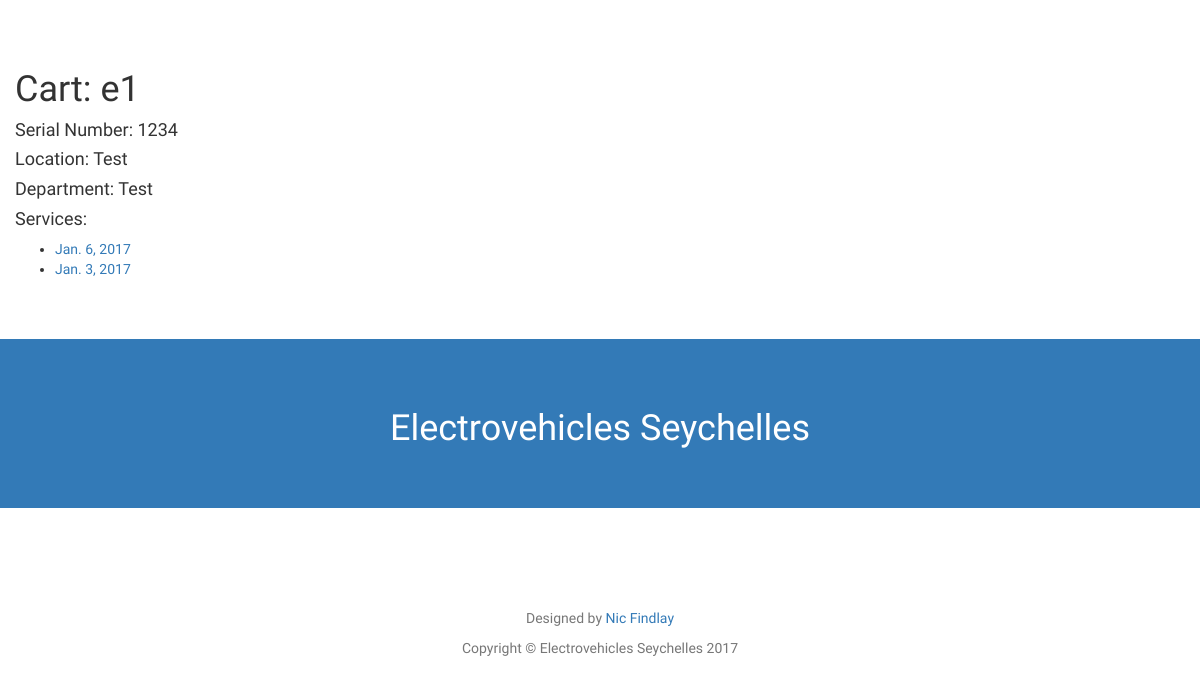
Page /1/e1/ on the earlier database version.
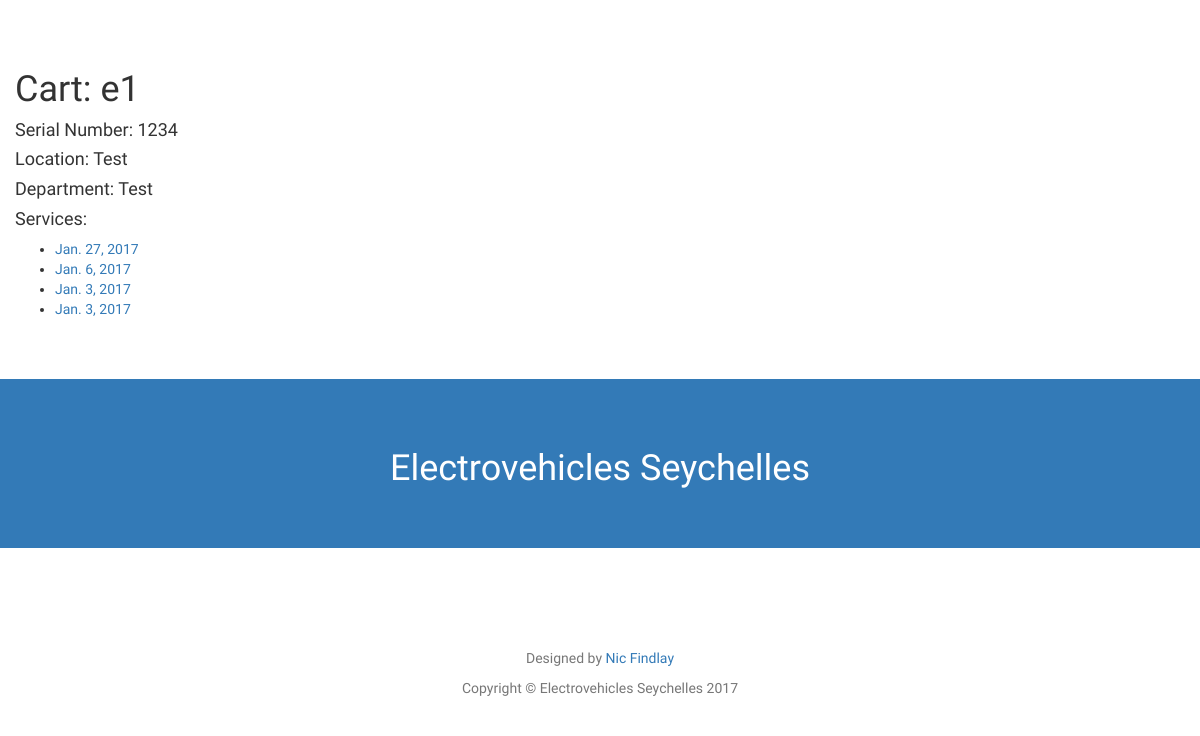
Same page on the later database version.
### polls/models.py (models this page shows, shortened)
class Cart(models.Model):
    cart_id = models.CharField(max_length=10, null=True)
    serial_number = models.CharField(max_length=10, null=True)
    department = models.CharField(max_length=200, null=True)
    cartLocation = models.ForeignKey(Location, blank=True, default=1)
    running_hours = models.IntegerField(blank=True, null=True)
    def __str__(self):
        return str(self.cart_id)

class Location(models.Model):
    location_name = models.CharField(max_length=200)
    def __str__(self):
        return self.location_name

class Service(models.Model):
    cart = models.ForeignKey(Cart, blank=True, default=1)
    technician = models.TextField(blank=True)
    date_in = models.DateField(blank=True, null=True)
    date_out = models.DateField(blank=True, null=True)
    battery = models.CharField(max_length=4, null=True)
    tyres = models.CharField(max_length=4, null=True)
    upholstery = models.CharField(max_length=4, null=True)
    serviced = models.BooleanField(blank=False, null=False, default=False)
    breakdown = models.BooleanField(blank=False, null=False, default=False)
    accident = models.BooleanField(blank=False, null=False, default=False)
    battery_percentage = models.IntegerField(null=True)
    problem = models.TextField(blank=True)
    repaired_replaced = models.TextField(blank=True)
    concerns = models.TextField(blank=True)
    parts_ordered = models.TextField(blank=True)

### polls/views.py (the view)
# urls.py: url(r'^(?P<location_id>[0-9]+)/(?P<cart_id>[A-Za-z0-9]+)/$', views.cart, name='cart'),
def cart(request, location_id, cart_id):
    cart_array = Cart.objects.order_by('-cartLocation')
    cart_location = ''
    cart_obj = ''
    service_obj = Service.objects.order_by('-date_in')
    service_array = []
    for cart in cart_array:
        if str(cart.cart_id) == str(cart_id):
            cart_location = cart.cartLocation
            cart_obj = cart
    for service in service_obj:
        if str(service.cart) == str(cart_id):
            service_array.append(service)
    context = {'cart_id' : cart_id,
               'cart_obj' : cart_obj,
               'services' : service_array,
               'cart_location' : cart_location,
               'location_id': location_id}
    return render(request, 'polls/cart.html', context)

### polls/templates/polls/cart.html (shortened to what this page needs)
{% load static %}
<html lang="en">
<head>
    <link href="{% static 'polls/css/bootstrap.min.css' %}" rel="stylesheet">
    <link href="{% static 'polls/css/stylish-portfolio.css' %}" rel="stylesheet">
    <link href="../../../../../../Downloads/startbootstrap-stylish-portfolio-gh-pages%202/font-awesome/css/font-awesome.min.css" rel="stylesheet" type="text/css">
</head>
<body>
    <section id="about" class="about">
        <div class="container">
            <div class="row">
                    <h1>Cart: {{cart_id}}</h1>
                <h4>Serial Number: {{cart_obj.serial_number}}</h4>
                <h4>Location: {{cart_location}}</h4>
                <h4>Department: {{cart_obj.department}}</h4>
                <h4>Services:</h4> {% if services %}
                <ul> {% for service in services %} <li>
                    <a href="/{{ location_id }}/{{ cart_id }}/{{ service.id }}/">{{ service.date_in }}</a>
                </li>
                    {% endfor %}
                </ul> {% else %}
                <p>No services have been done.</p>
                {% endif %}
            </div>
        </div>
    </section>
    <section id="services" class="services bg-primary">
        <div class="container">
            <div class="row text-center">
                <div class="col-lg-10 col-lg-offset-1">
                    <h1>Electrovehicles Seychelles</h1>
                </div>
            </div>
        </div>
    </section>
    <footer>
        <div class="container">
            <div class="row">
                <div class="col-sm-10 col-sm-offset-1 text-center">
                    <p class="text-muted">Designed by <a href="http://www.nicfindlay.com">Nic Findlay</a></p>
                    <p class="text-muted">Copyright &copy; Electrovehicles Seychelles 2017</p>
                </div>
            </div>
        </div>
    </footer>
</body>
</html>

### polls/static/polls/css/stylish-portfolio.css (style rules this page uses)
html, body { width: 100%; height: 100%; }
body { font-family: "Source Sans Pro","Helvetica Neue",Helvetica,Arial,sans-serif; }
.about { padding: 50px 0; }
.services { padding: 50px 0; }
footer { padding: 100px 0; }

Differences in the rows shown:
added Service: date_in "Jan. 27, 2017"
added Service: date_in "Jan. 3, 2017"
